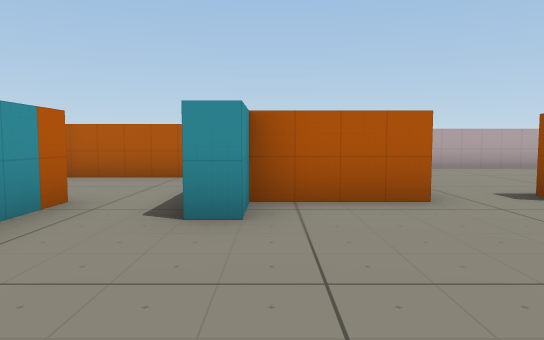
View 1 (above)

16 first-person views from a walk through a scene from a Unity 3-D project. The camera is 1.3 m above the floor, tilts 4° down and sees 70° across. The floor is counted in squares, 2 m on a side. Each view is taken from the middle of a square. On the plan, view 1 faces up. The plan holds only what a view shows up to about 11 squares ahead; the rest is blank. Some animated figures are left out.

View 2
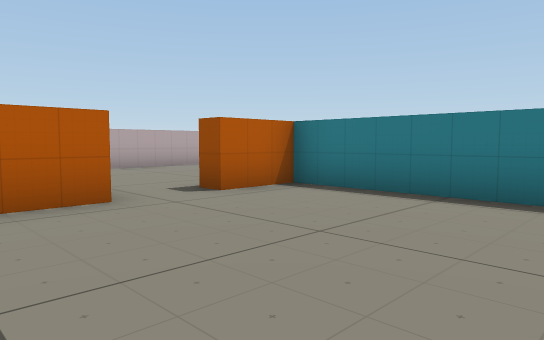

View 3
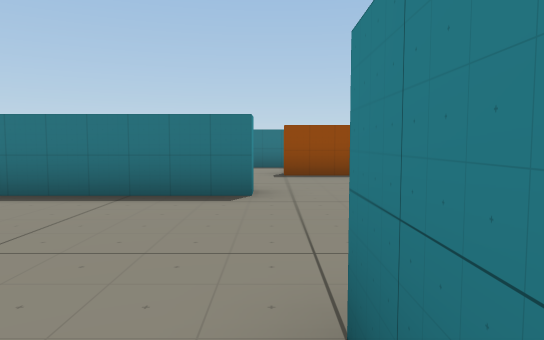

View 4
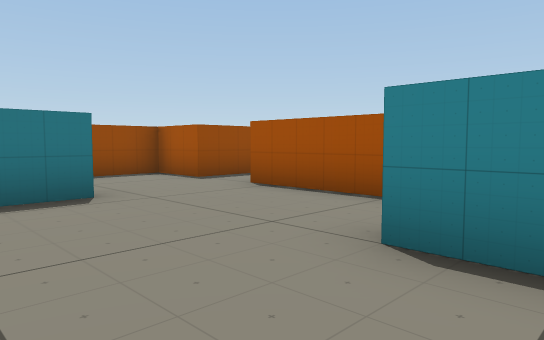

View 5
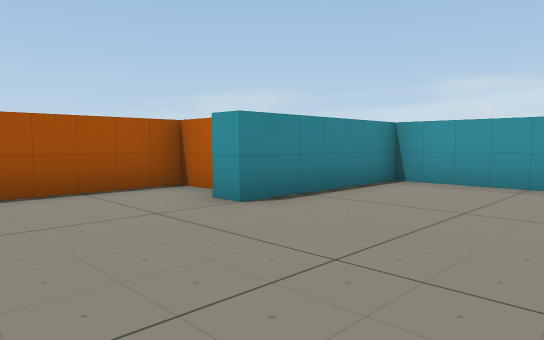

View 6
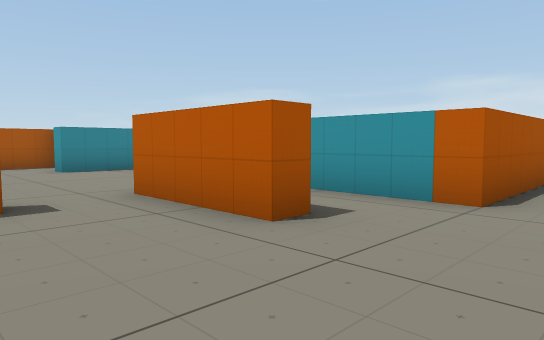

View 7
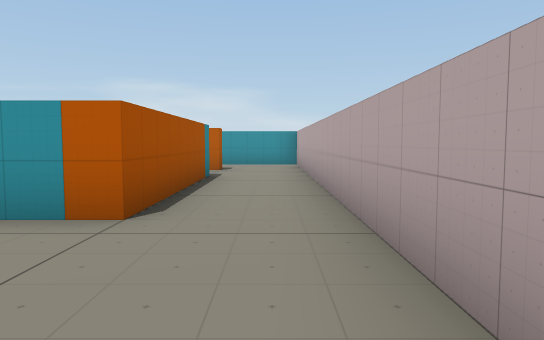

View 8
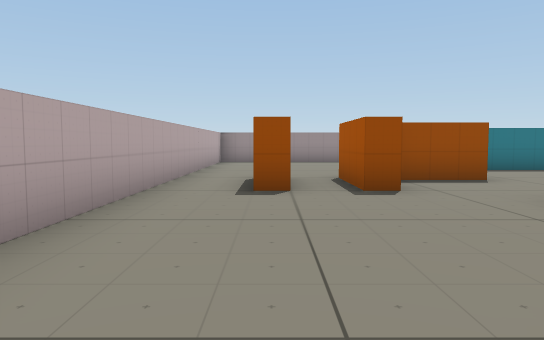

View 9
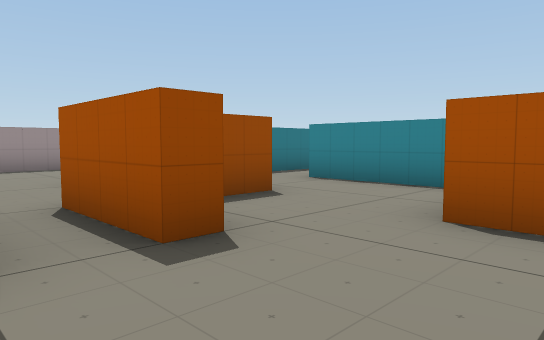

View 10
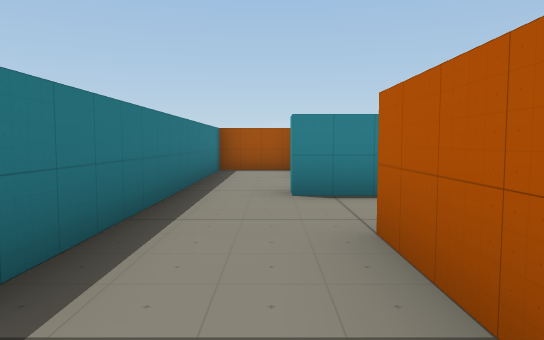

View 11
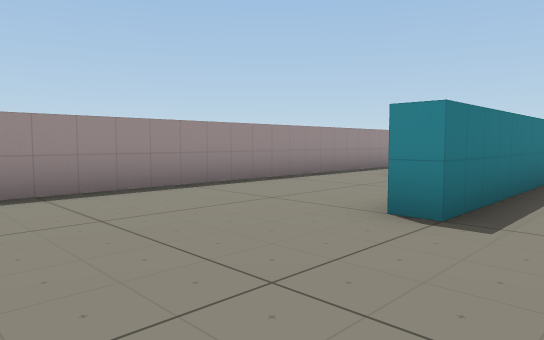

View 12
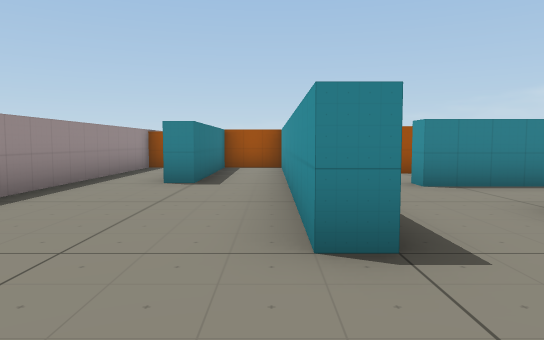

View 13
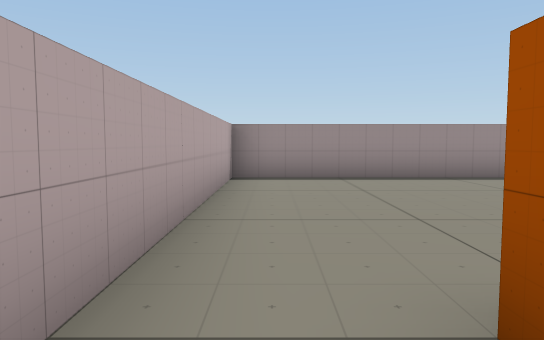

View 14
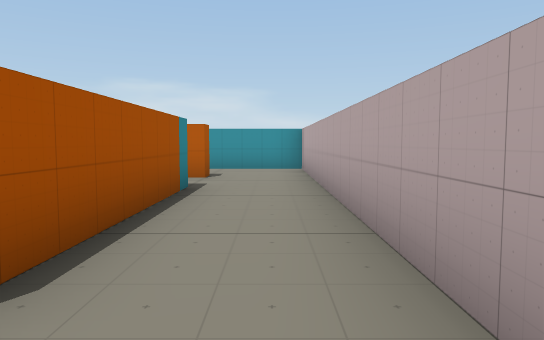

View 15
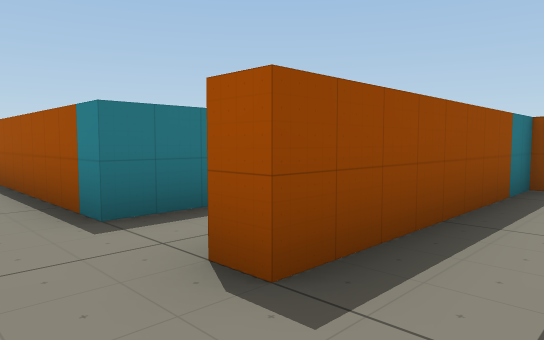

View 16
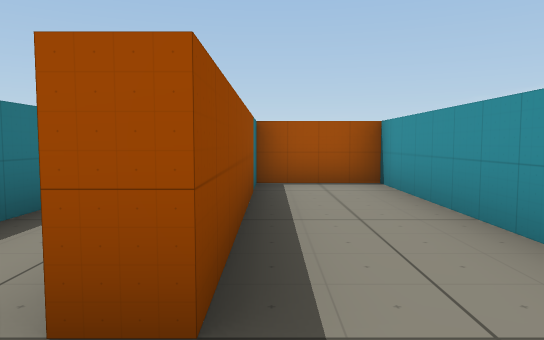

### Floor plan
Ten units are one square. View 1 is at (0, 0); x grows to the right and y downward. Boxes are objects, and circles mark ways between rooms. Rooms are numbered by the first view taken in them; rooms with no view inside come last. Other rooms are left out.
<svg viewBox="-93 -103 240 138">
<path fill="none" stroke="#000" d="M48 -1 48 -42 33 -42M7 14 7 22 48 22M17 -42 -3 -42 -3 -32 -8 -32M62 22 77 22 77 2M-23 -43 -23 3 12 3 12 8M12 -67 17 -67 17 -42M33 -42 33 -47 52 -47M62 -76 62 -82M62 -61 62 -67M65 -98 -56 -97M77 -41 77 -58M61 -22 87 -22M-48 -78 -3 -78 -3 -55M102 -25 102 -45M102 -45 102 -57 107 -57 107 16M82 -60 82 -42M62 -67 82 -67M106 22 122 22 122 -18 128 -18M138 22 142 22 142 -98 65 -98M-56 -97 -88 -97 -88 -27 -68 -27 -68 -78 -62 -78 -62 -74M87 -22 87 -17M85 22 102 22 102 -25M-16 -72 -39 -72"/>
<circle cx="30" cy="-40" r="3" fill="#2a7"/>
<circle cx="80" cy="-5" r="3" fill="#2a7"/>
<circle cx="-10" cy="-40" r="3" fill="#2a7"/>
<circle cx="75" cy="-70" r="3" fill="#2a7"/>
<circle cx="75" cy="-90" r="3" fill="#2a7"/>
<circle cx="95" cy="-50" r="3" fill="#2a7"/>
<circle cx="-60" cy="-85" r="3" fill="#2a7"/>
<circle cx="95" cy="-20" r="3" fill="#2a7"/>
<text x="30" y="-10">1</text>
<text x="30" y="-70">2</text>
<text x="120" y="-50">3</text>
<text x="-70" y="-60">4</text>
<text x="90" y="0">5</text>
<text x="-20" y="-50">6</text>
</svg>
Room 1 opens to room 2. Room 1 opens to room 5. Room 1 opens to room 6. Room 2 opens to room 3. Room 2 opens to room 4. Room 2 opens to room 5.

Where each view was taken, in squares from view 1:
view 1: 0 up, 0 right, facing up
view 2: 0 up, 0 right, facing up-right
view 3: 0 up, 0 right, facing right
view 4: 2 up, 0 right, facing down-right
view 5: 3 up, 4 right, facing down-left
view 6: 9 up, 4 right, facing down-left
view 7: 9 up, 3 right, facing left
view 8: 8 up, 1 right, facing right
view 9: 8 up, 4 right, facing down-right
view 10: 7 up, 9 right, facing down
view 11: 9 up, 9 right, facing down-right
view 12: 8 up, 11 right, facing down
view 13: 9 up, 7 right, facing right
view 14: 9 up, 1 right, facing left
view 15: 9 up, 8 left, facing down-right
view 16: 9 up, 7 left, facing down
